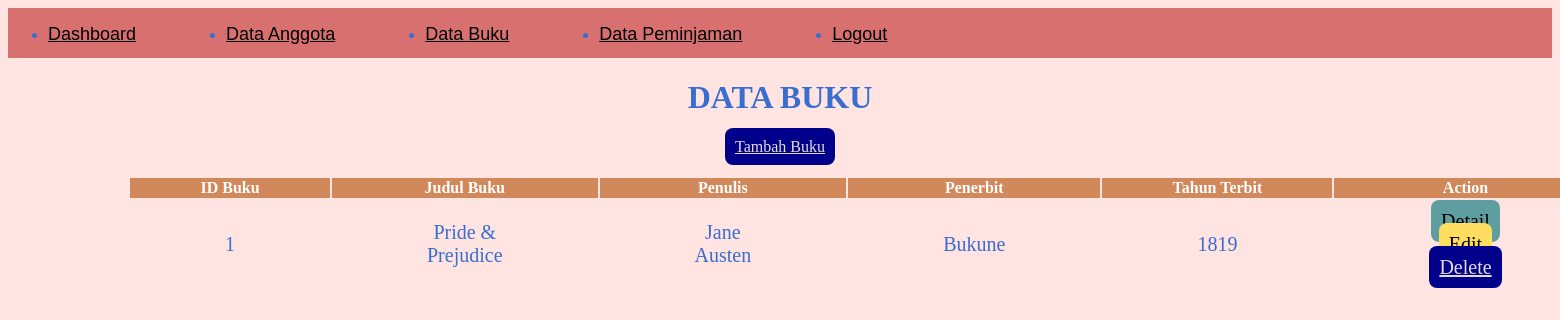
The app's page /ptg/buku.php with its own data.
### tables this page shows
CREATE TABLE `buku` (
  `IDbuku` int(11) NOT NULL,
  `judul` varchar(255) NOT NULL,
  `penulis` varchar(255) NOT NULL,
  `penerbit` varchar(255) NOT NULL,
  `tahunterbit` int(8) NOT NULL,
  `foto` text NOT NULL
);

### ptg/buku.php (the view, shortened to what this page needs)
<?php
    include 'layout/header.php';
?>
<!DOCTYPE html>
<head>
    <link rel='stylesheet' type='text/css' media='screen' href='../css/bk_ptg.css'>
</head>
<body>
    <h1>DATA BUKU</h1>
    <a href="data/tambah_buku.php" class="btn btn-info">Tambah Buku</a>
    <table>
    <thead>
        <tr>
        <th scope ="col">ID Buku</th>
        <th scope ="col">Judul Buku</th>
        <th scope ="col">Penulis</th>
        <th scope ="col">Penerbit</th>
        <th scope ="col">Tahun Terbit</th>
        <th scope ="col">Action</th>
        </tr>
        <?php
        include '../koneksi/koneksi.php';
        $data = mysqli_query($koneksi, "SELECT * FROM buku");
        while ($d = mysqli_fetch_array($data)) {
        ?>
    </thead>
        <tbody>
            <tr>
            <td scope="row"><?php echo $d['IDbuku'];?></td>
                <td><?php echo $d['judul'];?></td>
                <td><?php echo $d['penulis'];?></td>
                <td><?php echo $d['penerbit'];?></td>
                <td><?php echo $d['tahunterbit'];?></td>
                <td>
                <a href="data/detail_buku.php" class="btn btn-primary">Detail</a>
                <a href="data/edit_buku.php" class="btn btn-warning">Edit</a>
                <a href="data/del_buku.php?idbuku<?php echo $d['IDbuku'];?>" class="btn btn-Danger">Delete</a>
                </td>
            </tr>
        </tbody>
    </table>
    <?php
        }
    ?>
</body>
</html>

### css/bk_ptg.css (style rules this page uses)
html { background-color: mistyrose; color: rgb(57, 109, 207); text-align: center; margin: 0; padding: 0; }
.btn { margin-top: 50px; border-radius: 8px; background-color: darkblue; color: white ; padding: 10px; }
table { margin-top: 20px; margin-left: 120px; justify-items: center; align-items: center; }
thead { background-color: rgb(209, 136, 90); margin-top: 45px; color: rgb(255, 255, 255); border-color : 20px solid black; }
td { padding: 10px 95px; border-color : 2px solid black; text-align: center; border-style: initial ; font-size: 20px; }
.btn { margin-top: 50px; margin-bottom: 20px; border-radius: 8px; color: rgb(229, 220, 220) ; padding: 10px; }
.btn-warning { background-color: rgb(255, 221, 96); color: black; }
.btn-primary { background-color: cadetblue; color: black; }

### records on screen
buku: IDbuku "1", judul "Pride & Prejudice", penulis "Jane Austen", penerbit "Bukune", tahunterbit "1819"
